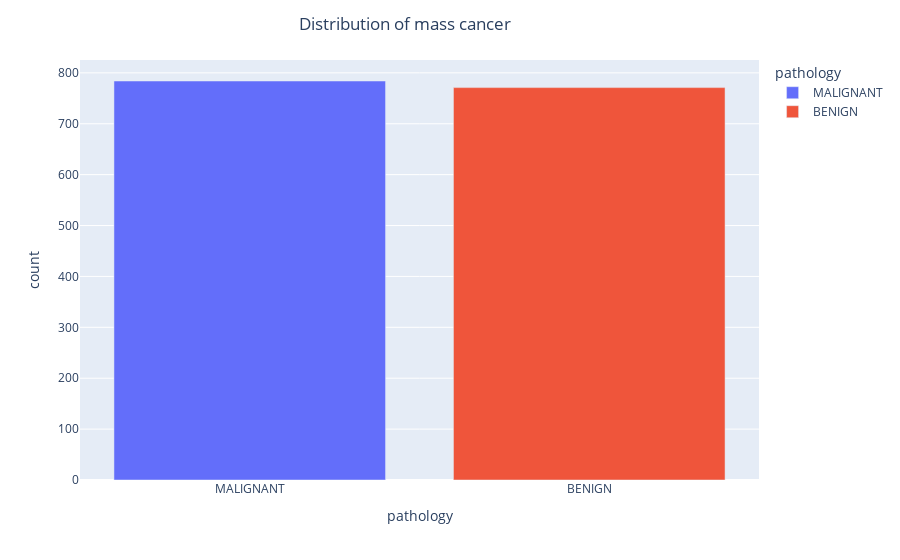

The code cell stored with this chart in its notebook:
### Code cell
# split the dataset into train, validation and test.
# first seperate the features from the labels.
X = full_data.drop(['classification'], axis=1)
Y = full_data['classification']

# show distribution of benign and malignant here.
# plot the distribution at this point.
show_bar_plot(full_data, output_folder, "cancer_distr_before_split")

### Figure 1 — Plotly figure (JSON) as saved in the notebook; plotly's stock layout.template omitted (floating-point values rounded to 4 significant figures)
{"data": [{"alignmentgroup": "True", "hovertemplate": "pathology=%{x}<br>count=%{y}<extra></extra>", "legendgroup": "MALIGNANT", "marker": {"color": "#636efa", "pattern": {"shape": ""}}, "name": "MALIGNANT", "offsetgroup": "MALIGNANT", "orientation": "v", "showlegend": true, "textposition": "auto", "type": "bar", "x": ["MALIGNANT"], "xaxis": "x", "y": [784], "yaxis": "y"}, {"alignmentgroup": "True", "hovertemplate": "pathology=%{x}<br>count=%{y}<extra></extra>", "legendgroup": "BENIGN", "marker": {"color": "#EF553B", "pattern": {"shape": ""}}, "name": "BENIGN", "offsetgroup": "BENIGN", "orientation": "v", "showlegend": true, "textposition": "auto", "type": "bar", "x": ["BENIGN"], "xaxis": "x", "y": [771], "yaxis": "y"}], "layout": {"barmode": "relative", "legend": {"title": {"text": "pathology"}, "tracegroupgap": 0}, "margin": {"t": 60}, "title": {"text": "Distribution of mass cancer", "x": 0.45}, "xaxis": {"anchor": "y", "categoryarray": ["MALIGNANT", "BENIGN"], "categoryorder": "array", "domain": [0, 1], "title": {"text": "pathology"}}, "yaxis": {"anchor": "x", "domain": [0, 1], "title": {"text": "count"}}}}
